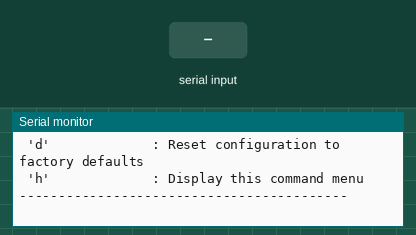
This sketch was run on a simulated Arduino Uno, built with avr-gcc and run on an emulated ATmega328P. Parts: the last lines printed to the serial monitor. The inputs (shaded band) are chosen by the test bench. EEPROM starts erased.

Above: at 2.0 s.
2.1 s: "D\n" received over Serial
At 2.22 s:
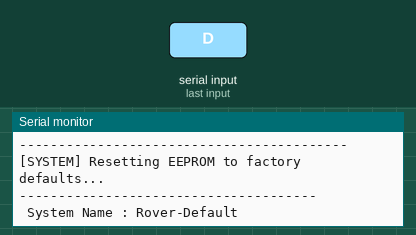
3.7 s: byte 114 ('r') received over Serial
At 4.4 s:
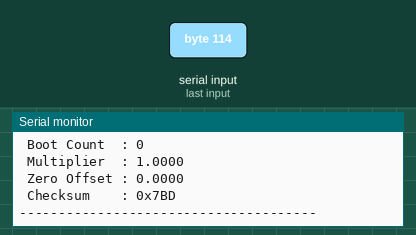
5.2 s: "90,45\n" received over Serial
At 5.9 s:
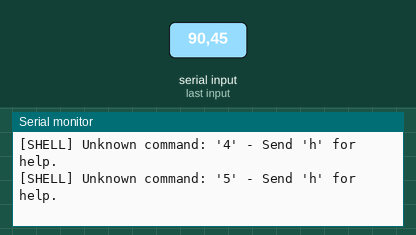
6.7 s: "s90\n" received over Serial
At 9.5 s:
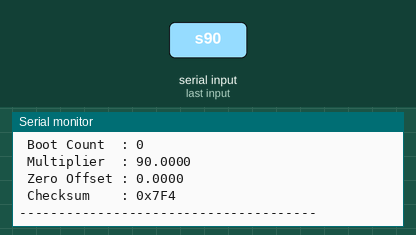
9.7 s: "s,45\n" received over Serial
At 13.3 s:
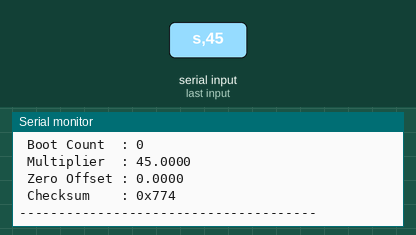
Timing chart, 0 to 13.7 s (numbered marks = the images above; inputs shaded):
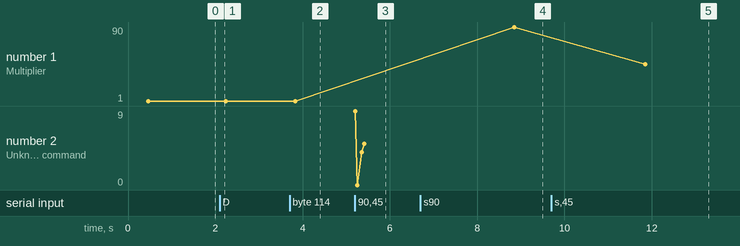

The sketch:

Day_85_EEPROM_ReadWrite.ino
```cpp
/*
 * 100 Projects with Arduino - Day 85
 * Project: Persistent System Configuration Manager (EEPROM Structs & CRC Diagnostics)
 *
 * DESCRIPTION:
 * This project demonstrates how to save, load, and manage structured non-volatile configuration
 * parameters (such as sensor offsets, calibration constants, and boot logs) using the Arduino's
 * built-in EEPROM. To align with industrial firmware design standards:
 * 1. Struct Serialization: Packs multiple heterogeneous variables (integer, float, char array)
 *    into a single data structure (`SystemConfig`) and saves/loads it using `EEPROM.put()` and
 * `EEPROM.get()`.
 * 2. Data Integrity (Checksum Validation): Calculates a checksum for the config block to verify
 *    that memory has not degraded or been corrupted.
 * 3. Boot Tracking: Automatically loads, increments, and rewrites a persistent boot counter on
 * startup.
 * 4. Configuration CLI: Provides a Serial Command Line Interface to dynamically edit multiplier,
 *    offset, and system name parameters, and save them permanently.
 *
 * EEPROM CONFIGURATION THEORY:
 * - Direct Struct Writing: Standard EEPROM libraries write bytes. `EEPROM.put()` simplifies writing
 *   complex structs by calculating the byte size internally and calling `EEPROM.update()` to write
 *   each byte sequentially.
 * - Write Gating: `EEPROM.put()` only writes a byte if the new value differs from the existing
 * value stored in that cell. This prevents unnecessary wear on the silicon.
 * - Struct Padding: Compilers sometimes insert empty padding bytes to align variables to 2-byte or
 *   4-byte boundaries. On the 8-bit AVR architecture, variables are aligned to single bytes,
 * meaning no padding is added, making the struct size compact and predictable.
 *
 * WIRING:
 * No external components are required. Runs on internal EEPROM.
 */

#include <EEPROM.h>

// --- STRUCT DEFINITIONS ---
struct SystemConfig {
  uint32_t bootCount;      // 4 bytes: Persistent reboot log counter
  float sensorMultiplier;  // 4 bytes: Simulated sensor scaling factor
  float sensorOffset;      // 4 bytes: Simulated sensor zero-point offset
  char systemName[16];     // 16 bytes: Device identification tag
  uint16_t checksum;       // 2 bytes: Validation checksum
};  // Total size = 30 bytes

// --- GLOBAL VARIABLES ---
const int EEPROM_START_ADDR = 0;
SystemConfig activeConfig;

void setup() {
  Serial.begin(9600);
  while (!Serial) {
    ;  // Wait for USB connection
  }

  Serial.println(F("=================================================="));
  Serial.println(F("Day 85: Persistent EEPROM Configuration Manager"));
  Serial.println(F("=================================================="));

  // 1. Load configuration from EEPROM
  loadConfiguration();

  // 2. Increment boot counter and save back
  activeConfig.bootCount++;
  saveConfiguration();

  Serial.print(F("[BOOT] Boot cycle #"));
  Serial.print(activeConfig.bootCount);
  Serial.println(F(" logged successfully."));

  printConfig(activeConfig);
  printMenu();
}

void loop() {
  // Check for CLI input commands
  if (Serial.available() > 0) {
    char cmd = Serial.read();
    if (cmd == '\n' || cmd == '\r') return;

    switch (cmd) {
      case 'r':
      case 'R':
        Serial.println(F("[SYSTEM] Reading active configuration:"));
        printConfig(activeConfig);
        break;

      case 's':
      case 'S':
        parseAndSaveConfig();
        break;

      case 'd':
      case 'D':
        resetToFactoryDefaults();
        break;

      case 'h':
      case 'H':
        printMenu();
        break;

      default:
        Serial.print(F("[SHELL] Unknown command: '"));
        Serial.print(cmd);
        Serial.println(F("' - Send 'h' for help."));
        break;
    }
  }
}

// =============================================================
//  EEPROM READ/WRITE & CHECKSUM UTILITIES
// =============================================================

/**
 * Calculates a basic checksum of all bytes in the struct (excluding the checksum field itself).
 */
uint16_t calculateChecksum(const SystemConfig &cfg) {
  uint16_t sum = 0;
  const byte *bytePtr = (const byte *)&cfg;
  int size = sizeof(SystemConfig) - sizeof(cfg.checksum);

  for (int i = 0; i < size; i++) {
    sum += bytePtr[i];
  }
  return sum;
}

/**
 * Loads the system configuration from EEPROM. Falls back to defaults if corrupted.
 */
void loadConfiguration() {
  Serial.println(F("[SYSTEM] Loading configuration from EEPROM..."));

  // Read struct from EEPROM address
  EEPROM.get(EEPROM_START_ADDR, activeConfig);

  // Validate loaded data using the checksum
  uint16_t calculatedCheck = calculateChecksum(activeConfig);

  if (activeConfig.checksum == calculatedCheck && activeConfig.bootCount > 0 &&
      activeConfig.bootCount != 0xFFFFFFFF) {
    Serial.println(F("[SYSTEM] Configuration loaded successfully (CRC match)."));
  } else {
    Serial.println(F("[WARNING] Checksum mismatch or uninitialized memory!"));
    Serial.println(F("[SYSTEM] Loading factory defaults..."));
    loadFactoryDefaults();
  }
}

/**
 * Commits the active configuration struct to the EEPROM with a fresh checksum.
 */
void saveConfiguration() {
  // Calculate checksum before saving
  activeConfig.checksum = calculateChecksum(activeConfig);

  // Save the struct to EEPROM (uses write gating internally via EEPROM.update)
  EEPROM.put(EEPROM_START_ADDR, activeConfig);
}

/**
 * populates the struct with factory default variables.
 */
void loadFactoryDefaults() {
  activeConfig.bootCount = 0;
  activeConfig.sensorMultiplier = 1.0f;
  activeConfig.sensorOffset = 0.0f;
  strcpy(activeConfig.systemName, "Rover-Default");
}

/**
 * Overwrites config back to defaults and saves.
 */
void resetToFactoryDefaults() {
  Serial.println(F("[SYSTEM] Resetting EEPROM to factory defaults..."));
  loadFactoryDefaults();
  saveConfiguration();
  printConfig(activeConfig);
}

// =============================================================
//  CLI INPUT PARSING
// =============================================================

/**
 * Parses user input from console, format: s [multiplier] [offset] [name]
 */
void parseAndSaveConfig() {
  // Read parameters
  float newMultiplier = Serial.parseFloat();
  float newOffset = Serial.parseFloat();
  String newName = Serial.readStringUntil('\n');
  newName.trim();

  // Validate parameters
  if (newMultiplier == 0.0f && newOffset == 0.0f && newName.length() == 0) {
    Serial.println(F("[SHELL] Usage: s [multiplier] [offset] [name]"));
    Serial.println(F("  Example: s 1.25 -0.05 Rover-Beta"));
    return;
  }

  // Update active config
  activeConfig.sensorMultiplier = newMultiplier;
  activeConfig.sensorOffset = newOffset;

  if (newName.length() > 0) {
    // Ensure name fits within char array (15 chars + null terminator)
    newName.substring(0, 15).toCharArray(activeConfig.systemName, 16);
  }

  // Commit changes to EEPROM
  saveConfiguration();
  Serial.println(F("[SYSTEM] Configuration saved to EEPROM."));
  printConfig(activeConfig);
}

// =============================================================
//  FORMATTING PRINT UTILITIES
// =============================================================
void printConfig(const SystemConfig &cfg) {
  Serial.println(F("--------------------------------------"));
  Serial.print(F(" System Name : "));
  Serial.println(cfg.systemName);
  Serial.print(F(" Boot Count  : "));
  Serial.println(cfg.bootCount);
  Serial.print(F(" Multiplier  : "));
  Serial.println(cfg.sensorMultiplier, 4);
  Serial.print(F(" Zero Offset : "));
  Serial.println(cfg.sensorOffset, 4);
  Serial.print(F(" Checksum    : 0x"));
  Serial.println(cfg.checksum, HEX);
  Serial.println(F("--------------------------------------"));
}

void printMenu() {
  Serial.println(F("\n--- EEPROM CONFIG MANAGER COMMAND MENU ---"));
  Serial.println(F(" 'r'             : Read and print current configuration"));
  Serial.println(F(" 's [mult] [off] [name]' : Save new calibration values"));
  Serial.println(F("                           * Example: s 2.54 -0.12 Gripper-1A"));
  Serial.println(F(" 'd'             : Reset configuration to factory defaults"));
  Serial.println(F(" 'h'             : Display this command menu"));
  Serial.println(F("------------------------------------------"));
}
```

Measured:
- after the input at 2.1 s, the serial monitor: prints a new line at once (image 1)
- after the input at 3.7 s, the serial monitor: prints a new line at once (image 2)
- after the input at 5.2 s, the serial monitor: prints a new line at once (image 3)
- after the input at 6.7 s, the serial monitor: prints a new line after 2.0 s (image 4)
- after the input at 9.7 s, the serial monitor: prints a new line after 2.1 s (image 5)
- plotted number 1: 1 → 90 after the input at 6.7 s, 90 → 45 after the input at 9.7 s
